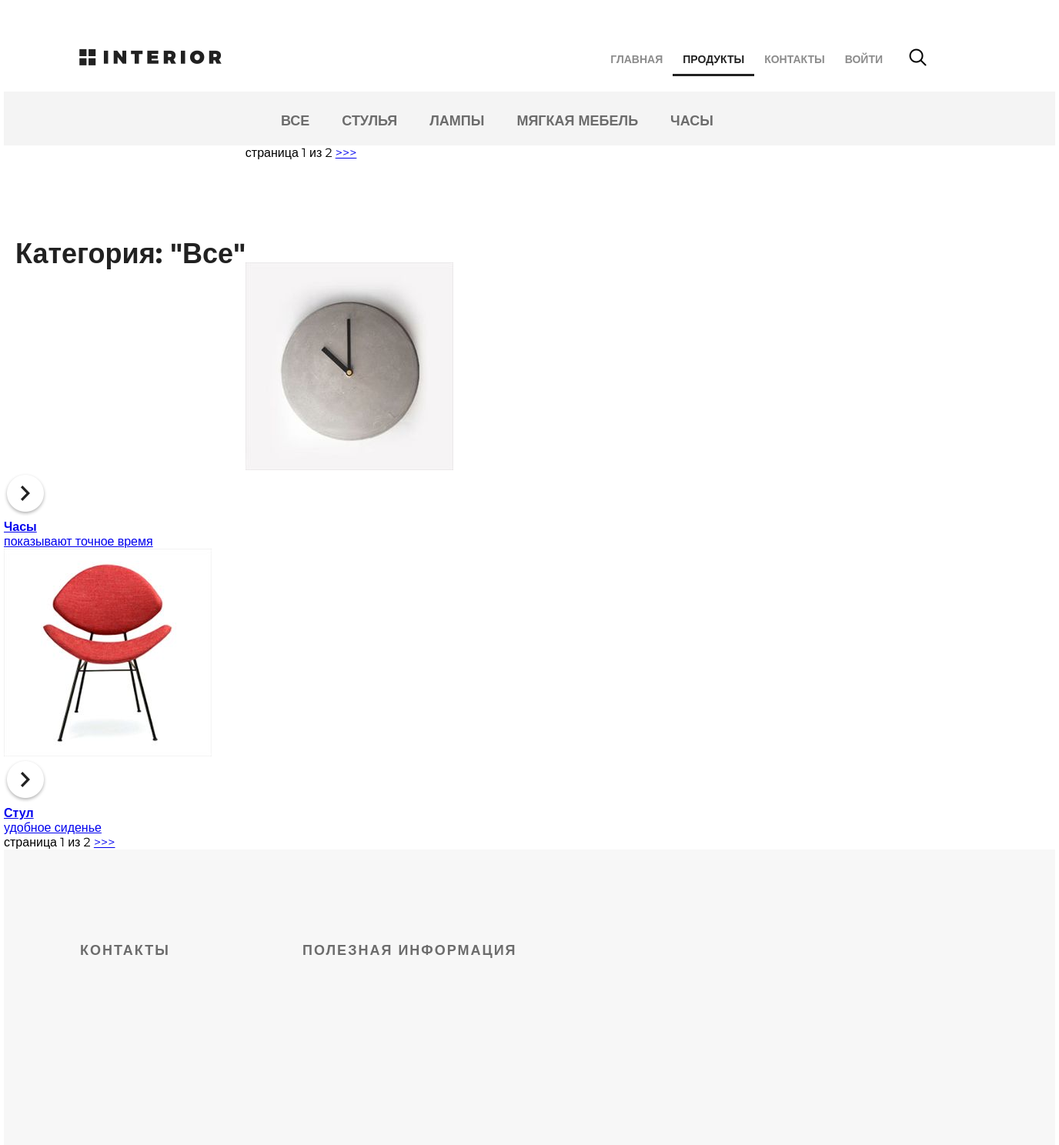
Screenshot of /products/category/0/ with the database file from the repository.
### mainapp/models.py (models this page shows, shortened)
class ProductCategory(models.Model):
    name = models.CharField(verbose_name='имя', max_length=64, unique=True)
    description = models.TextField(verbose_name='описание', blank=True)
    is_active = models.BooleanField(verbose_name='активна', default=True)

class Product(models.Model):
    category = models.ForeignKey(ProductCategory, on_delete=models.CASCADE)
    name = models.CharField(verbose_name='имя продукта', max_length=128)
    image = models.ImageField(upload_to='products_images', blank=True)
    short_desc = models.CharField(
        verbose_name='краткое описание продукта', max_length=60, blank=True)
    description = models.TextField(
        verbose_name='описание продукта', blank=True)
    price = models.DecimalField(
        verbose_name='цена продукта', max_digits=8, decimal_places=2, default=0)
    quantity = models.PositiveIntegerField(
        verbose_name='количество на складе', default=0)
    is_active = models.BooleanField(verbose_name='активна', default=True)

### mainapp/views.py (the view, shortened to what this page needs)
# urls.py: path('products/', include('mainapp.urls', namespace='products')),
def products(request, pk=None, page=1):
    title = 'продукты'
    links_menu = ProductCategory.objects.all()
    basket = get_basket(request.user)
    hot_product = get_hot_product()
    same_products = get_same_products(hot_product)
    if pk is not None:
        if pk == 0:
            products = Product.objects.filter(
                is_active=True, category__is_active=True).order_by('price')
            category = {'name': 'все', 'pk': 0, 'id': 0}
        else:
            category = get_object_or_404(ProductCategory, pk=pk)
            products = Product.objects.filter(
                category__pk=pk, is_active=True, category__is_active=True).order_by('price')
        paginator = Paginator(products, 2)
        try:
            products_paginator = paginator.page(page)
        except PageNotAnInteger:
            products_paginator = paginator.page(1)
        except EmptyPage:
            products_paginator = paginator.page(paginator.num_pages)
        content = {
            'title': title,
            'links_menu': links_menu,
            'category': category,
            'products': products_paginator,
            'main_menu': MENU,
            'basket': basket
        }
        return render(request, 'mainapp/products_list.html', content)

### mainapp/views.py (called while the page is built)
def get_basket(user):
    if user.is_authenticated:
        return Basket.objects.filter(user=user)
    else:
        return []

def get_hot_product():
    products = Product.objects.all()
    return random.sample(list(products), 1)[0]

def get_same_products(hot_product):
    same_products = Product.objects.filter(
        category=hot_product.category)  # .exclude(pk=hot_product.pk)[:3]
    return same_products

### mainapp/templates/mainapp/products_list.html (shortened to what this page needs)
{% extends 'mainapp/base.html' %}
{% load static %}
{% block menu %}
  <div class="hero-white">
    <div class="header clearfix">
        <a href="{% url 'main' %}" class="logo"></a>
        {% include 'mainapp/includes/inc_menu.html' %}
    </div>
  </div>
{% endblock %}
{% block content %}
    <div class="details">
        <div class="links clearfix">
        {% include 'mainapp/includes/inc_categories_menu.html' %}
        </div>
        <div class="products_list">
            <div class="title clearfix">
                <h2>
                Категория: "{{ category.name|title }}"
                </h2>
                <div class="paginator">
                    <span class="current">
                      страница {{ products.number }} из
                      {{ products.paginator.num_pages }}
                    </span>
                    {% if products.has_next %}
                      <a href="{% url 'products:page' category.pk products.next_page_number %}">
                        >>>
                      </a>
                    {% endif %}
                </div>
            </div>
            <div class="category-products clearfix">
                {% for product in products %}
                <div class="block">
                    <a href="{% url 'products:product' product.pk %}">
                    <img src="/media/{{ product.image }}" alt="product">
                    <div class="text">
                        <img src="{% static 'img/icon-hover.png' %}" alt="hover">
                        <h4>{{ product.name }}</h4>
                        <p>{{ product.description }}</p>
                    </div>
                    </a>
                </div>
                {% endfor %}
                <div class="paginator">
                    <span class="current">
                      страница {{ products.number }} из
                      {{ products.paginator.num_pages }}
                    </span>
                    {% if products.has_next %}
                      <a href="{% url 'products:page' category.pk products.next_page_number %}">
                        >>>
                      </a>
                    {% endif %}
                </div>
            </div>
        </div>
    </div>
    <div class="clr"></div>
{% endblock %}

### mainapp/templates/mainapp/base.html (shortened to what this page needs)
<!DOCTYPE html>
{% load static %}
<html>
<head>
    {% block css %}
        <link rel="stylesheet" href="{% static 'css/style.css' %}">
        <link rel="stylesheet" href="{% static 'fonts/font-awesome/css/font-awesome.css' %}">
    {% endblock %}
</head>
<body>
	<div class="container">
        {% block menu %}
        {% endblock %}
        {% block content %}
        {% endblock %}
	</div>
    {% block footer %}
        <div class="footer">
            <div class="text-footer">
               <h3>контакты</h3>
            </div>
            <div class="text-footer">
               <h3>полезная информация</h3>
            </div>
        </div>
    {% endblock %}
</body>
</html>

### mainapp/templates/mainapp/includes/inc_menu.html (shortened to what this page needs)
<ul class="menu">
  {% for m in main_menu %}
    <li><a href="{% url m.href %}" class="{% if request.resolver_match.url_name == m.href %}
      active
      {% elif m.href == 'products:index' and request.resolver_match.namespace == 'products'%}
      active
    {% endif %}">{{ m.name }}</a></li>
  {% endfor %}
<li>
    {% if user.is_authenticated %}
      <a href="{% url 'auth:logout' %}">выйти</a>
    {% else %}
      <a href="{% url 'auth:login' %}">войти</a>
    {% endif %}
</li>
</ul>
<a href="#" class="search"></a>
<a href="{% url 'basket:view' %}" class="basket">
</a>

### mainapp/templates/mainapp/includes/inc_categories_menu.html (shortened to what this page needs)
<ul class="links-menu">
  <li>
    <a href="{% url 'products:category' 0 %}"
      >
      все
    </a>
  </li>
  {% for link in links_menu %}
    <li>
      <a href="{% url 'products:category' link.pk %}"
          class="">
        {{ link.name }}
      </a>
    </li>
  {% endfor %}
</ul>

### static/css/style.css (style rules this page uses)
* { margin: 0; padding: 0; }
body { font-family: 'Montserrat', sans-serif; }
html, body { height: 100%; }
.clr { height: 384px; }
.container { width: 1366px; margin: 0 auto; min-height: 100%; }
.logo { background-image: url(/static/img/logo.png); margin-top: 63px; width: 185px; height: 22px; float: left; }
.menu { list-style-type: none; margin-top: 67px; float: right; }
.menu li { float: left; }
.menu a { color: #8c8c8c; font-size: 14px; font-weight: 700; text-align: right; text-transform: uppercase; text-decoration: none; padding: 10px 13px; }
.menu .active { color: #212121; font-weight: 700; border-bottom: 3px solid #212121; }
.search { display: block; width: 23px; height: 23px; background-image: url(/static/img/search.png); position: absolute; top: 63px; left: 1176px; }
.basket { display: block; width: 23px; height: 23px; background-image: url(/static/img/basket.png); position: absolute; top: 63px; left: 1210px; }
.clearfix:after { content: ""; display: block; clear: both; }
.title { height: 152px; margin-right: 15px; }
.title h2 { float: left; margin-top: 118px; color: #212121; font-size: 36px; font-weight: 700; text-align: left; margin-left: 15px; }
.footer { height: 384px; width: 1169px; background-color: #f7f7f7; padding-left: 99px; padding-right: 98px; margin: -384px auto 0; clear: both; }
.text-footer { margin-top: 120px; width: 221px; float: left; margin-right: 68px; }
.text-footer:last-child { margin-right: 0; }
.text-footer h3 { text-transform: uppercase; color: #6c6c6c; font-size: 18px; font-weight: 700; text-align: left; margin-bottom: 22px; letter-spacing: 2px; }
.text-footer:nth-child(2) { width: 422px; }
.hero-white { background-color: #fff; height: 119px; padding-left: 98px; padding-right: 211px; position: relative; }
.links { height: 70px; background-color: #f4f4f4; position: relative; padding-left: 360px; }
.links-menu { margin: 27px auto 0px; position: absolute; }
.links-menu li { float: left; list-style-type: none; padding-right: 42px; }
.links-menu li a { text-decoration: none; color: #6c6c6c; font-size: 18px; font-weight: 700; text-transform: uppercase; }

### rows the page displays
ProductCategory: name "СТУЛЬЯ"
ProductCategory: name "ЛАМПЫ"
ProductCategory: name "МЯГКАЯ МЕБЕЛЬ"
ProductCategory: name "ЧАСЫ"
Product: image (picture), name "Часы", description "показывают точное время"
Product: image (picture), name "Стул", description "удобное сиденье"

### other values shown
{{ m.name }} "ГЛАВНАЯ" "ПРОДУКТЫ" "КОНТАКТЫ"
{{ category.name|title }} "Все"
{{ products.number }} "1"
{{ products.paginator.num_pages }} "2"
